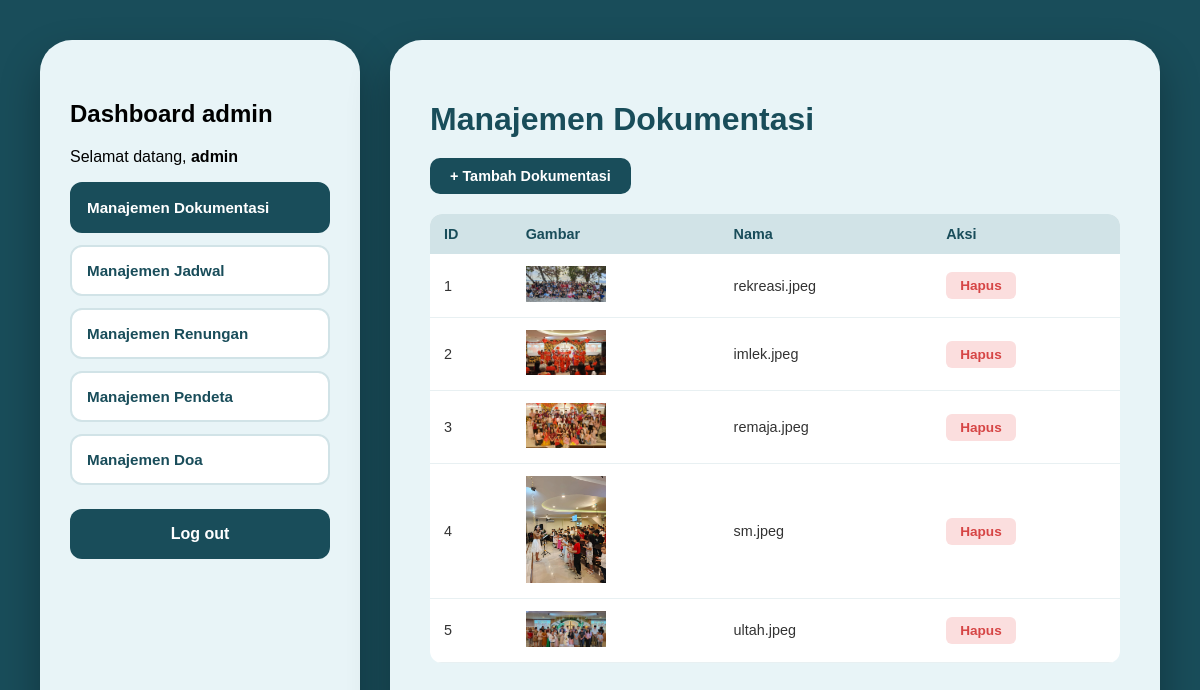
Page /admin/dokumentasi/index.php (signed in) on the committed database.
### tables this page shows
CREATE TABLE `tb_dokumentasi` (
  `id_foto` int NOT NULL,
  `nama_file_gambar` varchar(255) NOT NULL,
  `id_user` int DEFAULT NULL
);

### admin/dokumentasi/index.php (the view, shortened to what this page needs)
<!DOCTYPE html>
<html lang="en">
<head>
  <link rel="stylesheet" href="../../css/dashboard.css">
</head>
<body>
  <div class="admin-layout">
    <?php include "../sidebar.php";?>
    <div class="main-content">
    <h1>Manajemen Dokumentasi</h1>
    <a href="tambah.php" class=" btn-tambah">+ Tambah Dokumentasi</a>
    <?php include "../../koneksi.php"; ?>
    <div style="overflow-x: auto;">
    <table class="table-dokumentasi" cellpadding="8" cellspacing="0">
      <tr>
        <th>ID</th>
          <th>Gambar</th>
            <th>Nama</th>
              <th>Aksi</th>
</tr>
<?php
$query = mysqli_query($conn,"SELECT * FROM tb_dokumentasi");
while($row = mysqli_fetch_assoc($query)) {
  ?>
  <tr>
    <td><?= $row['id_foto'];?></td>
    <td><img src="../img/<?= $row['nama_file_gambar']; ?>" width="80"></td>
    <td><?= $row['nama_file_gambar']; ?></td>
    <td>
    <a href="hapus.php?id=<?= $row['id_foto']; ?>" class="btn-hapus"
    onclick="return confirm('Yakin mau hapus dokuemntasi ini?')">
    Hapus
    </a>
    </td>
    </tr>
    <?php } ?>
    </table>
</div>
</div>
</body>
</html>

### admin/sidebar.php
<?php
$path = $_SERVER['PHP_SELF'];
$folder = basename(dirname($path));
if ($folder === 'admin') {
    $current_page = basename($path);
} else {
    $current_page = $folder;
}
?>
 <div class="sidebar">
        <h2>Dashboard admin</h2>
        <p>Selamat datang, <strong><?php echo htmlspecialchars($_SESSION['username']);?></strong></p>
    <div class="menu-group">
    <a href="/admin/dokumentasi/index.php" class="menu-link <?php echo ($current_page == 'dokumentasi') ? 'active' : ''; ?>">Manajemen Dokumentasi</a>
    <a href="/admin/jadwal/index.php" class="menu-link <?php echo ($current_page == 'jadwal') ? 'active' : ''; ?>">Manajemen Jadwal</a>
    <a href="/admin/renungan/index.php" class="menu-link <?php echo ($current_page == 'renungan') ? 'active' : ''; ?>">Manajemen Renungan</a>
    <a href="/admin/pendeta/index.php" class="menu-link <?php echo ($current_page == 'pendeta') ? 'active' : ''; ?>">Manajemen Pendeta</a>
    <a href="/admin/doa/index.php" class="menu-link <?php echo ($current_page == 'doa') ? 'active' : ''; ?>">Manajemen Doa</a>
    <a href="/admin/logout.php" class="btn-logout">Log out</a>
    </div>
</div>

### css/dashboard.css (style rules this page uses)
*, *::before, *::after { box-sizing: border-box; }
html, body { margin: 0; padding: 0; background-color: #194d5a; }
.menu-link { display: block; width: 100%; background-color: white; color: #194d5a; text-decoration: none; padding: 15px; border: 2px solid #d1e3e7; border-radius: 12px; font-family: "Poppins", sans-serif; font-weight: 600; font-size: 0.95rem; margin-bottom: 12px; transition: all 0, 3s ease; }
.btn-logout { display: block; width: 100%; background-color: #194d5a; color: white; text-decoration: none; padding: 16px; border: none; border-radius: 12px; font-family: "Poppins", sans-serif; font-weight: 600; font-size: 1rem; text-align: center; margin-top: 1.5rem; cursor: pointer; transition: transform 0.3s, background-color 0.3s; }
.admin-layout { font-family: "Poppins", sans-serif; display: flex; flex-direction: row; gap: 30px; min-height: 100vh; background-color: #194d5a; padding: 40px; box-sizing: border-box; }
.sidebar { width: 320px; flex-shrink: 0; background-color: #e8f4f7; border-radius: 2rem; padding: 40px 30px; box-sizing: border-box; box-shadow: 0 20px 40px rgba(0, 0, 0, 0.3); }
.main-content { flex-grow: 1; min-width: 0; background-color: #e8f4f7; border-radius: 2rem; padding: 40px; box-sizing: border-box; box-shadow: 0 20px 40px rgba(0, 0, 0, 0.3); }
.menu-link.active { background-color: #194d5a; color: white; border-color: #194d5a; }
.sidebar { view-transition-name: main-box; }
.main-content { view-transition-name: content-box; }
.main-content h1 { color: #194d5a; font-family: "Poppins", sans-serif; margin-bottom: 20px; }
.btn-tambah { display: inline-block; margin-bottom: 20px; padding: 10px 20px; background-color: #194d5a; color: #fff; text-decoration: none; border-radius: 10px; font-family: "Popins", sans-serif; font-weight: 600; font-size: 0.9rem; transition: background-color 0.3s; }
.table-dokumentasi { width: 100%; border-collapse: separate; border-spacing: 0; font-family: "Popins", sans-serif; background: #fff; border-radius: 12px; overflow: hidden; border: none !important; }
.table-dokumentasi th { background-color: #d1e3e7; color: #194d5a; padding: 12px 14px; text-align: left; font-weight: 600; font-size: 0.9rem; border: none !important; }
.table-dokumentasi td { padding: 12px 14px; border-bottom: 1px solid #e8f0f2 !important; font-size: 0.9rem; color: #333; vertical-align: middle; border-left: none !important; border-right: none !important; }
.btn-hapus { display: inline-block; padding: 6px 14px; background-color: #fbdede; color: #d64545; text-decoration: none; border-radius: 6px; font-size: 0.85rem; font-weight: 600; transition: background-color 0.3s; }

### rows in the picture
tb_dokumentasi: id_foto "1", nama_file_gambar (picture), nama_file_gambar "rekreasi.jpeg"
tb_dokumentasi: id_foto "2", nama_file_gambar (picture), nama_file_gambar "imlek.jpeg"
tb_dokumentasi: id_foto "3", nama_file_gambar (picture), nama_file_gambar "remaja.jpeg"
tb_dokumentasi: id_foto "4", nama_file_gambar (picture), nama_file_gambar "sm.jpeg"
tb_dokumentasi: id_foto "5", nama_file_gambar (picture), nama_file_gambar "ultah.jpeg"

### other values in the picture
$_SESSION['username'] "admin"
